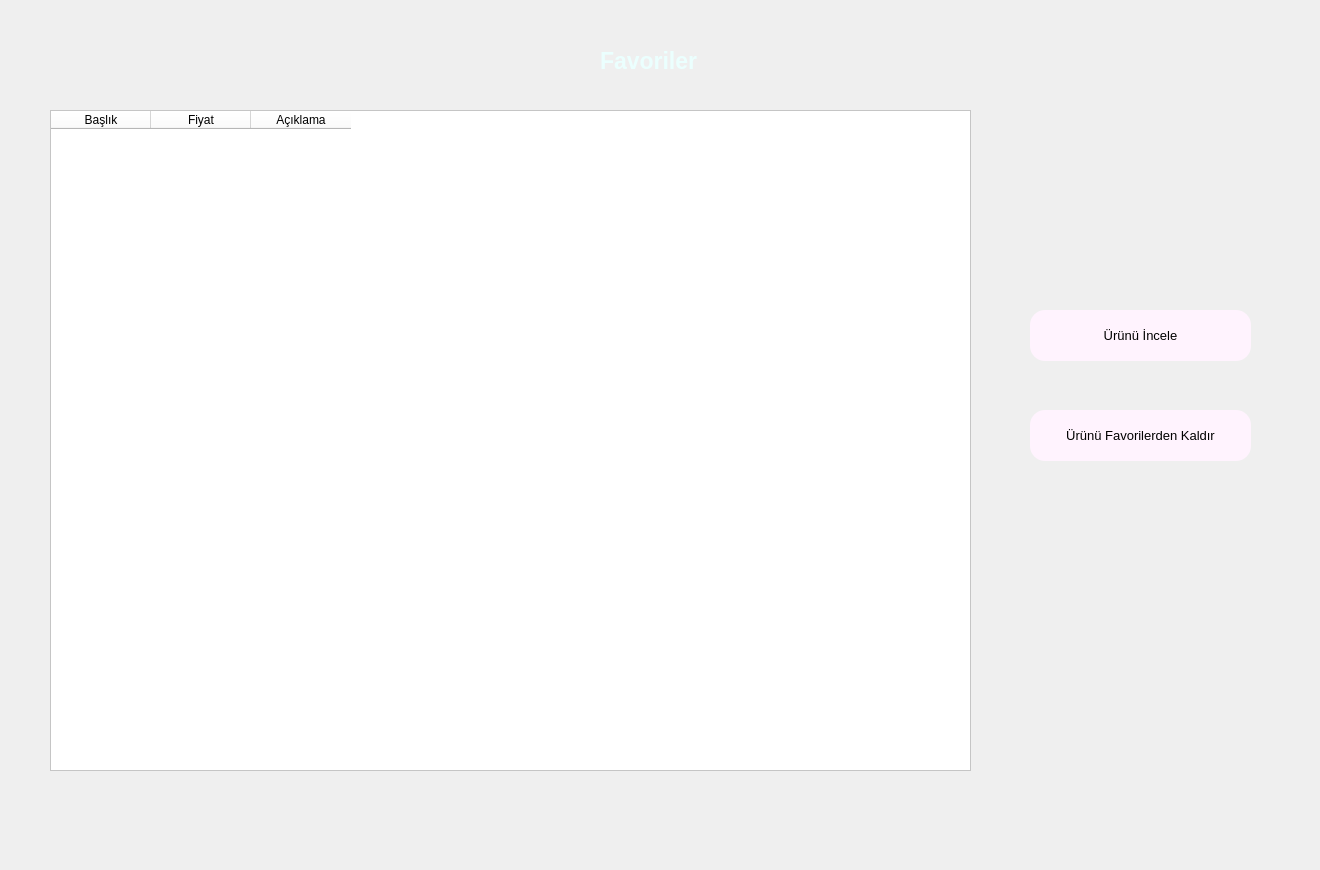
     <widget class="QWidget" name="tab_11">
      <attribute name="title">
       <string>favoriler</string>
      </attribute>
      <widget class="QLabel" name="label_55">
       <property name="geometry">
        <rect>
         <x>0</x>
         <y>0</y>
         <width>1311</width>
         <height>861</height>
        </rect>
       </property>
       <property name="styleSheet">
        <string notr="true">background-image:url(:/back/pic/wallpapers/w5.jpg);

</string>
       </property>
       <property name="text">
        <string/>
       </property>
      </widget>
      <widget class="QTableWidget" name="tableWidget_13">
       <property name="geometry">
        <rect>
         <x>50</x>
         <y>110</y>
         <width>921</width>
         <height>661</height>
        </rect>
       </property>
       <property name="styleSheet">
        <string notr="true">background-color:white;</string>
       </property>
       <column>
        <property name="text">
         <string>Başlık</string>
        </property>
       </column>
       <column>
        <property name="text">
         <string>Fiyat</string>
        </property>
       </column>
       <column>
        <property name="text">
         <string>Açıklama</string>
        </property>
       </column>
      </widget>
      <widget class="QLabel" name="label_3">
       <property name="geometry">
        <rect>
         <x>600</x>
         <y>30</y>
         <width>131</width>
         <height>61</height>
        </rect>
       </property>
       <property name="font">
        <font>
         <pointsize>17</pointsize>
         <weight>75</weight>
         <bold>true</bold>
        </font>
       </property>
       <property name="styleSheet">
        <string notr="true">color:rgb(235, 255, 254);
</string>
       </property>
       <property name="text">
        <string>Favoriler</string>
       </property>
      </widget>
      <widget class="QPushButton" name="pushButton_21">
       <property name="geometry">
        <rect>
         <x>1030</x>
         <y>310</y>
         <width>221</width>
         <height>51</height>
        </rect>
       </property>
       <property name="font">
        <font>
         <pointsize>10</pointsize>
        </font>
       </property>
       <property name="styleSheet">
        <string notr="true">border-radius:15px;
background-color:rgb(255, 243, 254);</string>
       </property>
       <property name="text">
        <string>Ürünü İncele</string>
       </property>
      </widget>
      <widget class="QPushButton" name="pushButton_22">
       <property name="geometry">
        <rect>
         <x>1030</x>
         <y>410</y>
         <width>221</width>
         <height>51</height>
        </rect>
       </property>
       <property name="font">
        <font>
         <pointsize>10</pointsize>
        </font>
       </property>
       <property name="styleSheet">
        <string notr="true">border-radius:15px;
background-color:rgb(255, 243, 254);</string>
       </property>
       <property name="text">
        <string>Ürünü Favorilerden Kaldır</string>
       </property>
      </widget>
     </widget>
